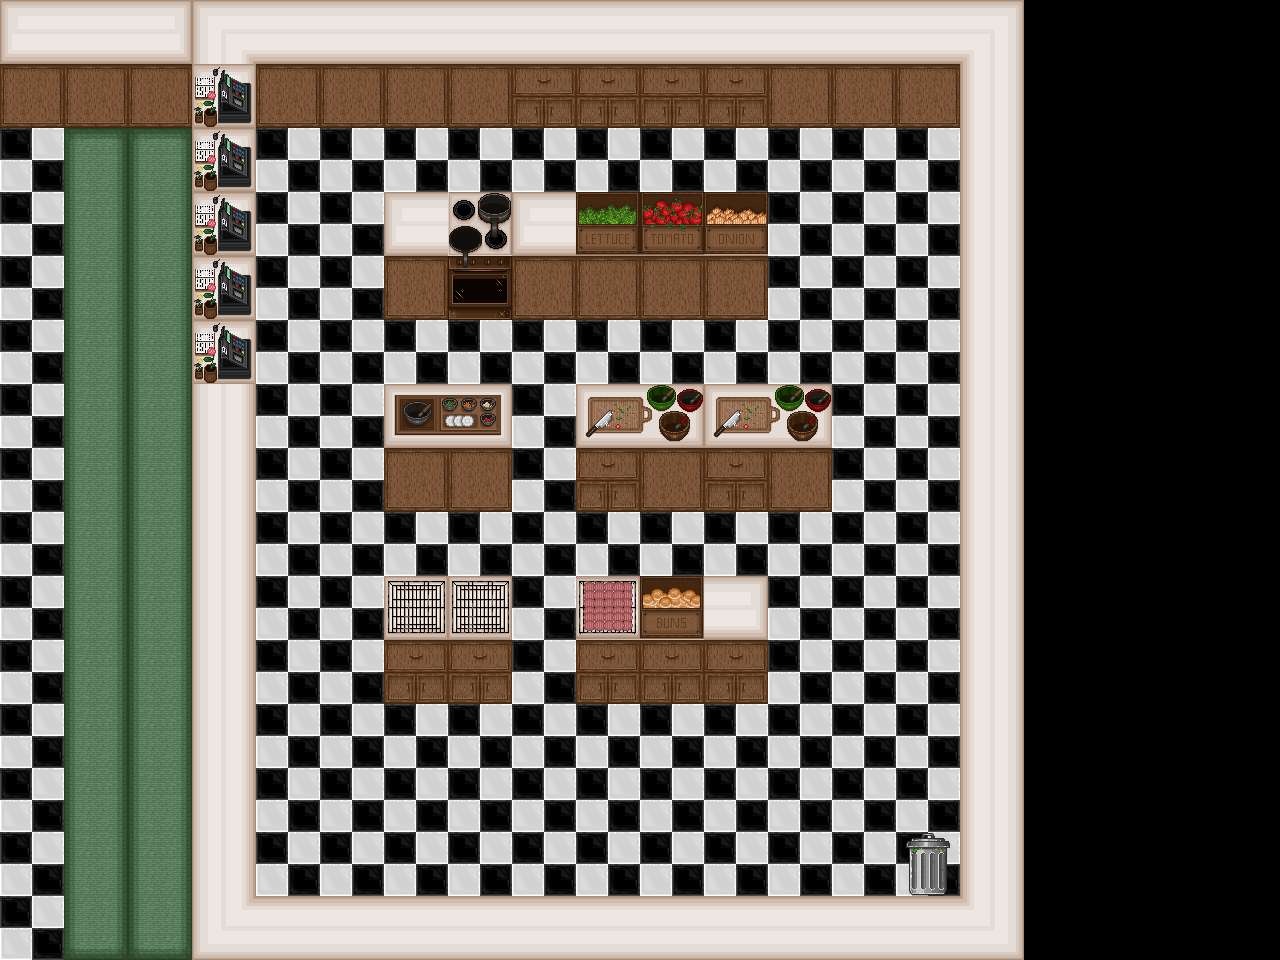

Tiled map render using the project's own tile images. Description and the whole map definition, tile-layer contents included, below:
An orthogonal 20x15 tile map with 64x64 px tiles, 2 tile layers (Bottom Layer, Top Layer).

<map version="1.9" tiledversion="1.9.2" orientation="orthogonal" renderorder="right-down" width="20" height="15" tilewidth="64" tileheight="64" infinite="0" nextlayerid="3" nextobjectid="1">
 <tileset firstgid="1" source="art_tileset.tsx" />
 <layer id="1" name="Bottom Layer" width="20" height="15">
  <data encoding="csv">
0,0,0,0,0,0,0,0,0,0,0,0,0,0,0,0,0,0,0,0,
12,12,12,0,12,12,12,12,2,2,2,2,12,12,12,0,0,0,0,0,
23,29,29,0,23,23,23,23,23,23,23,23,23,23,23,0,0,0,0,0,
23,30,30,0,23,23,0,0,0,0,0,0,23,23,23,0,0,0,0,0,
23,30,30,0,23,23,12,18,12,12,12,12,23,23,23,0,0,0,0,0,
23,30,30,0,23,23,23,23,23,23,23,23,23,23,23,0,0,0,0,0,
23,30,30,0,23,23,0,0,23,0,0,0,0,23,23,0,0,0,0,0,
23,30,30,0,23,23,12,12,23,2,12,2,12,23,23,0,0,0,0,0,
23,30,30,0,23,23,23,23,23,23,23,23,23,23,23,0,0,0,0,0,
23,30,30,0,23,23,0,0,23,0,0,0,23,23,23,0,0,0,0,0,
23,30,30,0,23,23,2,2,23,2,2,2,23,23,23,0,0,0,0,0,
23,30,30,0,23,23,23,23,23,23,23,23,23,23,23,0,0,0,0,0,
23,30,30,0,23,23,23,23,23,23,23,23,23,23,23,0,0,0,0,0,
23,30,30,0,23,23,23,23,23,23,23,23,23,23,23,0,0,0,0,0,
23,31,31,0,0,0,0,0,0,0,0,0,0,0,0,0,0,0,0,0
</data>
 </layer>
 <layer id="2" name="Top Layer" width="20" height="15">
  <data encoding="csv">
3,9,4,1,9,9,9,9,9,9,9,9,9,9,9,2147483649,0,0,0,0,
0,0,0,27,0,0,0,0,0,0,0,0,0,0,0,2684354569,0,0,0,0,
0,0,0,27,0,0,0,0,0,0,0,0,0,0,0,2684354569,0,0,0,0,
0,0,0,27,0,0,3,21,3,8,14,28,0,0,0,2684354569,0,0,0,0,
0,0,0,27,0,0,0,0,0,0,0,0,0,0,0,2684354569,0,0,0,0,
0,0,0,27,0,0,0,0,0,0,0,0,0,0,0,2684354569,0,0,0,0,
0,0,0,1610612745,0,0,22,0,0,32,0,32,0,0,0,2684354569,0,0,0,0,
0,0,0,1610612745,0,0,0,0,0,0,0,0,0,0,0,2684354569,0,0,0,0,
0,0,0,1610612745,0,0,0,0,0,0,0,0,0,0,0,2684354569,0,0,0,0,
0,0,0,1610612745,0,0,34,34,0,26,25,4,0,0,0,2684354569,0,0,0,0,
0,0,0,1610612745,0,0,0,0,0,0,0,0,0,0,0,2684354569,0,0,0,0,
0,0,0,1610612745,0,0,0,0,0,0,0,0,0,0,0,2684354569,0,0,0,0,
0,0,0,1610612745,0,0,0,0,0,0,0,0,0,0,0,2684354569,0,0,0,0,
0,0,0,1610612745,0,0,0,0,0,0,0,0,0,0,33,2684354569,0,0,0,0,
0,0,0,1073741825,3221225481,3221225481,3221225481,3221225481,3221225481,3221225481,3221225481,3221225481,3221225481,3221225481,3221225481,3221225473,0,0,0,0
</data>
 </layer>
</map>
